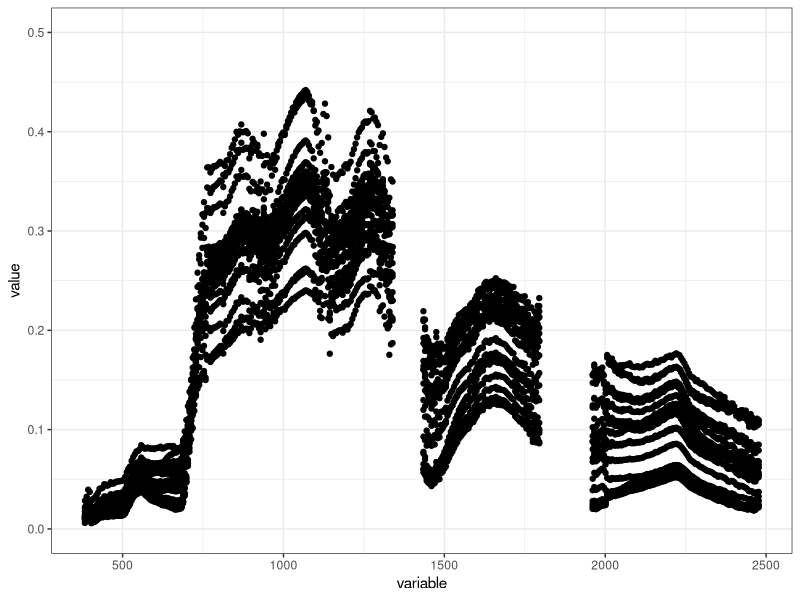

R code for this plot: (Note: this script raises an error after producing the figure.)
## ---- chunk 1

library(pls)
library(ggplot2)
library(plotrix)
library(dplyr)
library(reshape2)

## ---- chunk 2

# function to take refl matrix and transform to long format
# set columns as numbers

refl_melt <- function(data.frame,id.var.name="plotID"){
  
  # assume wavelenghts as column names
  wavelength <- as.numeric(substr(x=colnames(data.frame)[-1],
                                  start=4,
                                  stop = nchar(colnames(data.frame)[-1])))
  # reassign column names
  colnames(data.frame)[-1] <- wavelength
  
  df.long <- melt(data.frame,id.vars=id.var.name)

  # variables are numbers, convert to numeric for scatterplot
  df.long$variable <- as.numeric(as.character(df.long$variable))
  df.long$value <- as.numeric(df.long$value)
  
  return(df.long)

}
## ---- chunk 3

# load data file with reflectance for each plot
hs_refl <- read.csv("output-data/plot_mean_reflectance.csv")

# apply function to create long format data
df <- refl_melt(hs_refl,"plotID")

# plot
ggplot(df,aes(x=variable,y=value))+
  geom_point() +
  theme_bw() +
  scale_y_continuous(limits=c(0,.5)) +
  labs(list(title="Plot mean reflectance\n Ordway-Swisher Bio. Station, FL",x="Wavelength",y="reflectance"))

## ---- chunk 4

n_kg <- read.csv("supplemental_data/osbs_plot_n.csv")
n_kg <- n_kg[,-1]

png(filename="presentation_images/Nplot_boxplot.png",
    width=600,height=600)
  
ggplot(data=df.merge,aes(factor(plant_group),total.n))+
    geom_boxplot(fill="grey")+
    labs(list(title="Plot N content",
              x="Plot type",
              y="Total N"))+
    scale_x_discrete(labels=c("Conifer","Broadleaf"))+
    theme_bw()+
  theme(axis.text=element_text(size=12),
        axis.title=element_text(size=14,face="bold"),
        plot.title = element_text(size = rel(1.5)))

dev.off()
  
  

## ---- chunk 5

# merge refl data to n data by plot
# keep only those plots with N data
df.merge <- merge(n_kg,
            hs_refl,
            by.y="plotID",
            by.x="plot_id",
            all.x=T,
            all.y=F)

df.use <- data.frame(N=df.merge$foliar_n_per_tree,
                 refl=I(as.matrix(df.merge[,6:374])))

df.refl <- data.frame(plotID=df.merge$plot_id,
                      df.merge[,6:374])

df.Nplots.long <- refl_melt(df.refl)

# plot
ggplot(df.Nplots.long,aes(x=variable,y=value))+
  geom_point(aes(col=plotID)) +
  theme_bw() +
  scale_y_continuous(limits=c(0,.5)) +
  labs(list(title="Plot mean reflectance\n Ordway-Swisher Bio. Station, FL",
            x="Wavelength",
            y="reflectance"))

png(filename="presentation_images/Nplot_spectra.png",
    width=600,height=600)

  # plot
  ggplot(df.Nplots.long,aes(x=variable,y=value))+
    geom_point(aes(col=plotID)) +
    theme_bw() +
    scale_y_continuous(limits=c(0,.5)) +
    labs(list(title="Plot mean reflectance\n Ordway-Swisher Bio. Station, FL",
              x="Wavelength",
              y="Reflectance"))+
    theme(axis.text=element_text(size=12),
        axis.title=element_text(size=14,face="bold"),
        plot.title = element_text(size = rel(1.5)))

dev.off()



## ---- chunk 6

# don't have enough data to do test or train groups

## ---- chunk 7

# build PLSR model
# number of components is limited because there are only 7 plots
m1 <- plsr(N ~ refl, data=df.use, ncomp = 5, validation = "LOO")


summary(m1)


plot(RMSEP(m1), legendpos = "topright")

# plot measured vs. predicted
plot(m1, ncomp = 2, asp = 1, line = TRUE,
     main="Plot-level foliar N content (kg)",
     pch=21,
     bg="springgreen",
     cex=2)

plot(m1, "loadings", comps = 1:2, legendpos = "topright", xlab = "nm")
abline(h = 0)
